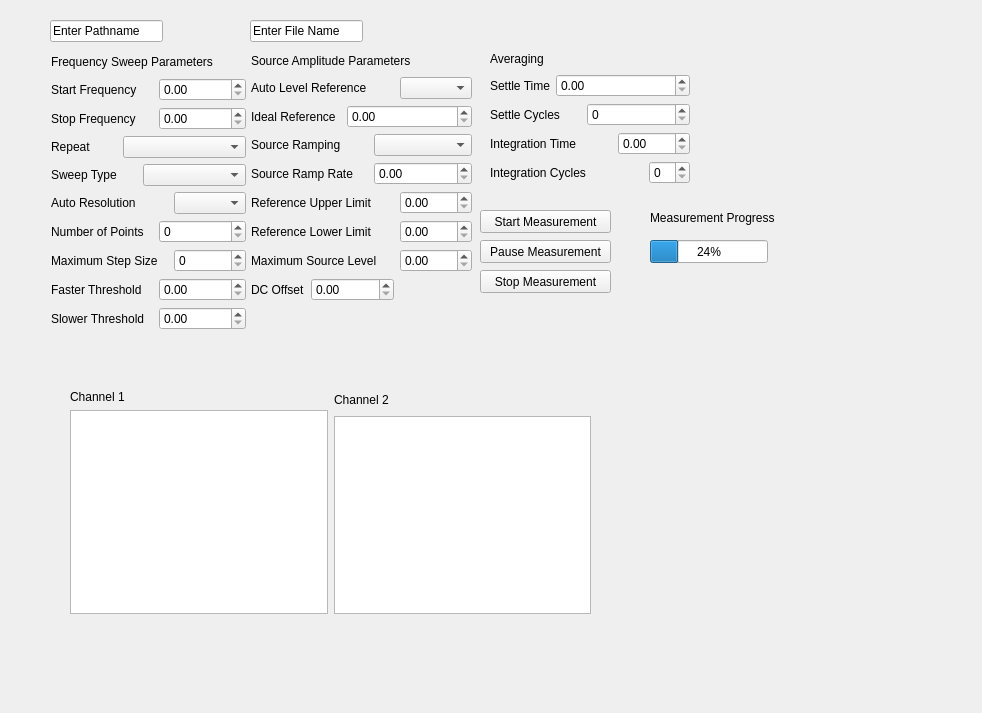
<?xml version="1.0" encoding="UTF-8"?>
<ui version="4.0">
 <class>Form</class>
 <widget class="QWidget" name="Form">
  <property name="geometry">
   <rect>
    <x>0</x>
    <y>0</y>
    <width>982</width>
    <height>713</height>
   </rect>
  </property>
  <property name="windowTitle">
   <string>Form</string>
  </property>
  <widget class="QWidget" name="layoutWidget">
   <property name="geometry">
    <rect>
     <x>51</x>
     <y>51</y>
     <width>195</width>
     <height>279</height>
    </rect>
   </property>
   <layout class="QGridLayout" name="gridLayout">
    <item row="0" column="0" colspan="5">
     <widget class="QLabel" name="label_11">
      <property name="text">
       <string>Frequency Sweep Parameters</string>
      </property>
     </widget>
    </item>
    <item row="1" column="0" colspan="2">
     <widget class="QLabel" name="label_2">
      <property name="text">
       <string>Start Frequency</string>
      </property>
      <property name="buddy">
       <cstring>startFrequencySb</cstring>
      </property>
     </widget>
    </item>
    <item row="1" column="3" colspan="2">
     <widget class="QDoubleSpinBox" name="startFrequencySb"/>
    </item>
    <item row="2" column="0" colspan="2">
     <widget class="QLabel" name="label_3">
      <property name="text">
       <string>Stop Frequency</string>
      </property>
     </widget>
    </item>
    <item row="2" column="3" colspan="2">
     <widget class="QDoubleSpinBox" name="stopFrequencySb"/>
    </item>
    <item row="3" column="0">
     <widget class="QLabel" name="label_4">
      <property name="text">
       <string>Repeat</string>
      </property>
     </widget>
    </item>
    <item row="3" column="1" colspan="4">
     <widget class="EnumComboBox" name="repeatCombo"/>
    </item>
    <item row="4" column="0">
     <widget class="QLabel" name="label_5">
      <property name="text">
       <string>Sweep Type</string>
      </property>
     </widget>
    </item>
    <item row="4" column="2" colspan="3">
     <widget class="EnumComboBox" name="typeCombo"/>
    </item>
    <item row="5" column="0" colspan="2">
     <widget class="QLabel" name="label_6">
      <property name="text">
       <string>Auto Resolution</string>
      </property>
     </widget>
    </item>
    <item row="5" column="4">
     <widget class="EnumComboBox" name="autoResolutionCombo"/>
    </item>
    <item row="6" column="0" colspan="3">
     <widget class="QLabel" name="label_7">
      <property name="text">
       <string>Number of Points</string>
      </property>
     </widget>
    </item>
    <item row="6" column="3" colspan="2">
     <widget class="QSpinBox" name="numberOfPointsSb"/>
    </item>
    <item row="7" column="0" colspan="4">
     <widget class="QLabel" name="label_8">
      <property name="text">
       <string>Maximum Step Size</string>
      </property>
     </widget>
    </item>
    <item row="7" column="4">
     <widget class="QSpinBox" name="maximumStepSizeSb"/>
    </item>
    <item row="8" column="0" colspan="3">
     <widget class="QLabel" name="label_9">
      <property name="text">
       <string>Faster Threshold</string>
      </property>
     </widget>
    </item>
    <item row="8" column="3" colspan="2">
     <widget class="QDoubleSpinBox" name="fasterThresholdSb"/>
    </item>
    <item row="9" column="0" colspan="3">
     <widget class="QLabel" name="label_10">
      <property name="text">
       <string>Slower Threshold</string>
      </property>
     </widget>
    </item>
    <item row="9" column="3" colspan="2">
     <widget class="QDoubleSpinBox" name="slowerThresholdSb"/>
    </item>
   </layout>
  </widget>
  <widget class="QPushButton" name="startPb">
   <property name="geometry">
    <rect>
     <x>480</x>
     <y>210</y>
     <width>131</width>
     <height>23</height>
    </rect>
   </property>
   <property name="text">
    <string>Start Measurement</string>
   </property>
  </widget>
  <widget class="QPushButton" name="pausePb">
   <property name="geometry">
    <rect>
     <x>480</x>
     <y>240</y>
     <width>131</width>
     <height>23</height>
    </rect>
   </property>
   <property name="text">
    <string>Pause Measurement</string>
   </property>
  </widget>
  <widget class="QWidget" name="layoutWidget">
   <property name="geometry">
    <rect>
     <x>251</x>
     <y>51</y>
     <width>221</width>
     <height>250</height>
    </rect>
   </property>
   <layout class="QGridLayout" name="gridLayout_2">
    <item row="0" column="0" colspan="5">
     <widget class="QLabel" name="label_12">
      <property name="text">
       <string>Source Amplitude Parameters</string>
      </property>
     </widget>
    </item>
    <item row="1" column="0" colspan="4">
     <widget class="QLabel" name="label_13">
      <property name="text">
       <string>Auto Level Reference</string>
      </property>
     </widget>
    </item>
    <item row="1" column="4">
     <widget class="EnumComboBox" name="autoLvlReferCombo"/>
    </item>
    <item row="2" column="0" colspan="2">
     <widget class="QLabel" name="label_14">
      <property name="text">
       <string>Ideal Reference</string>
      </property>
     </widget>
    </item>
    <item row="2" column="2" colspan="3">
     <widget class="QDoubleSpinBox" name="idealReferSb"/>
    </item>
    <item row="3" column="0" colspan="2">
     <widget class="QLabel" name="label_15">
      <property name="text">
       <string>Source Ramping</string>
      </property>
     </widget>
    </item>
    <item row="3" column="3" colspan="2">
     <widget class="EnumComboBox" name="sourceRampCombo"/>
    </item>
    <item row="4" column="0" colspan="3">
     <widget class="QLabel" name="label_16">
      <property name="text">
       <string>Source Ramp Rate</string>
      </property>
     </widget>
    </item>
    <item row="4" column="3" colspan="2">
     <widget class="QDoubleSpinBox" name="sourceRampRateSb"/>
    </item>
    <item row="5" column="0" colspan="4">
     <widget class="QLabel" name="label_17">
      <property name="text">
       <string>Reference Upper Limit</string>
      </property>
     </widget>
    </item>
    <item row="5" column="4">
     <widget class="QDoubleSpinBox" name="referUpperLimitSb"/>
    </item>
    <item row="6" column="0" colspan="4">
     <widget class="QLabel" name="label_18">
      <property name="text">
       <string>Reference Lower Limit</string>
      </property>
     </widget>
    </item>
    <item row="6" column="4">
     <widget class="QDoubleSpinBox" name="referLowerLimitSb"/>
    </item>
    <item row="7" column="0" colspan="4">
     <widget class="QLabel" name="label_19">
      <property name="text">
       <string>Maximum Source Level</string>
      </property>
     </widget>
    </item>
    <item row="7" column="4">
     <widget class="QDoubleSpinBox" name="maxSourceLvlSp"/>
    </item>
    <item row="8" column="0">
     <widget class="QLabel" name="label_20">
      <property name="text">
       <string>DC Offset</string>
      </property>
     </widget>
    </item>
    <item row="8" column="1" colspan="3">
     <widget class="QDoubleSpinBox" name="offsetSb"/>
    </item>
   </layout>
  </widget>
  <widget class="QWidget" name="layoutWidget">
   <property name="geometry">
    <rect>
     <x>490</x>
     <y>50</y>
     <width>200</width>
     <height>134</height>
    </rect>
   </property>
   <layout class="QGridLayout" name="gridLayout_3">
    <item row="1" column="0">
     <widget class="QLabel" name="label_22">
      <property name="text">
       <string>Settle Time</string>
      </property>
     </widget>
    </item>
    <item row="1" column="1" colspan="4">
     <widget class="QDoubleSpinBox" name="settleTimeSb"/>
    </item>
    <item row="2" column="0" colspan="2">
     <widget class="QLabel" name="label_23">
      <property name="text">
       <string>Settle Cycles</string>
      </property>
     </widget>
    </item>
    <item row="2" column="2" colspan="3">
     <widget class="QSpinBox" name="settleCycleSb"/>
    </item>
    <item row="3" column="0" colspan="3">
     <widget class="QLabel" name="label_24">
      <property name="text">
       <string>Integration Time</string>
      </property>
     </widget>
    </item>
    <item row="3" column="3" colspan="2">
     <widget class="QDoubleSpinBox" name="integrationTimeSb"/>
    </item>
    <item row="4" column="0" colspan="4">
     <widget class="QLabel" name="label_25">
      <property name="text">
       <string>Integration Cycles</string>
      </property>
     </widget>
    </item>
    <item row="4" column="4">
     <widget class="QSpinBox" name="integrationCyclesSb"/>
    </item>
    <item row="0" column="0">
     <widget class="QLabel" name="label_21">
      <property name="text">
       <string>Averaging</string>
      </property>
     </widget>
    </item>
   </layout>
  </widget>
  <widget class="QProgressBar" name="measurementProgressBar">
   <property name="geometry">
    <rect>
     <x>650</x>
     <y>240</y>
     <width>118</width>
     <height>23</height>
    </rect>
   </property>
   <property name="value">
    <number>24</number>
   </property>
  </widget>
  <widget class="QLabel" name="label_27">
   <property name="geometry">
    <rect>
     <x>650</x>
     <y>210</y>
     <width>141</width>
     <height>16</height>
    </rect>
   </property>
   <property name="text">
    <string>Measurement Progress</string>
   </property>
  </widget>
  <widget class="QWidget" name="layoutWidget">
   <property name="geometry">
    <rect>
     <x>70</x>
     <y>390</y>
     <width>521</width>
     <height>224</height>
    </rect>
   </property>
   <layout class="QGridLayout" name="gridLayout_4">
    <item row="0" column="0">
     <widget class="QLabel" name="label">
      <property name="text">
       <string>Channel 1</string>
      </property>
     </widget>
    </item>
    <item row="0" column="1" rowspan="2">
     <widget class="QLabel" name="label_26">
      <property name="text">
       <string>Channel 2</string>
      </property>
     </widget>
    </item>
    <item row="1" column="0" rowspan="2">
     <widget class="PlotWidget" name="channel1Plot"/>
    </item>
    <item row="2" column="1">
     <widget class="PlotWidget" name="channel2Plot"/>
    </item>
   </layout>
  </widget>
  <widget class="QLineEdit" name="pathnameLe">
   <property name="geometry">
    <rect>
     <x>50</x>
     <y>20</y>
     <width>113</width>
     <height>22</height>
    </rect>
   </property>
   <property name="text">
    <string>Enter Pathname</string>
   </property>
  </widget>
  <widget class="QLineEdit" name="fileNameLe">
   <property name="geometry">
    <rect>
     <x>250</x>
     <y>20</y>
     <width>113</width>
     <height>22</height>
    </rect>
   </property>
   <property name="text">
    <string>Enter File Name</string>
   </property>
  </widget>
  <widget class="QPushButton" name="stopPb">
   <property name="geometry">
    <rect>
     <x>480</x>
     <y>270</y>
     <width>131</width>
     <height>23</height>
    </rect>
   </property>
   <property name="text">
    <string>Stop Measurement</string>
   </property>
  </widget>
 </widget>
 <customwidgets>
  <customwidget>
   <class>EnumComboBox</class>
   <extends>QComboBox</extends>
   <header>SilentWidgets</header>
  </customwidget>
  <customwidget>
   <class>PlotWidget</class>
   <extends>QGraphicsView</extends>
   <header>pyqtgraph</header>
  </customwidget>
 </customwidgets>
 <resources/>
 <connections/>
</ui>
